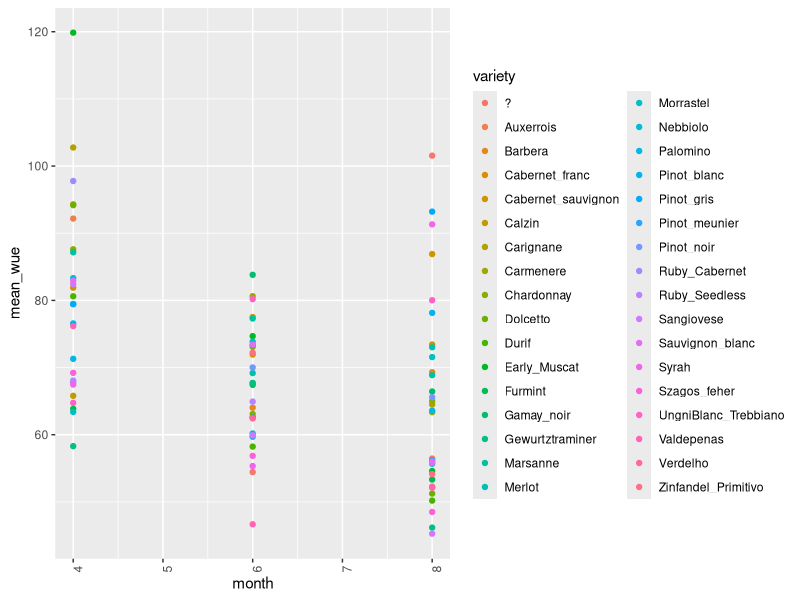
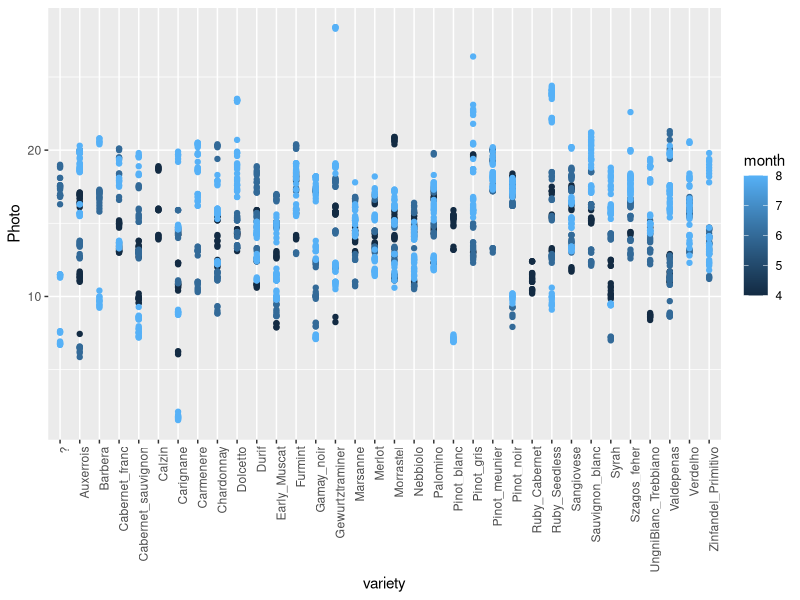
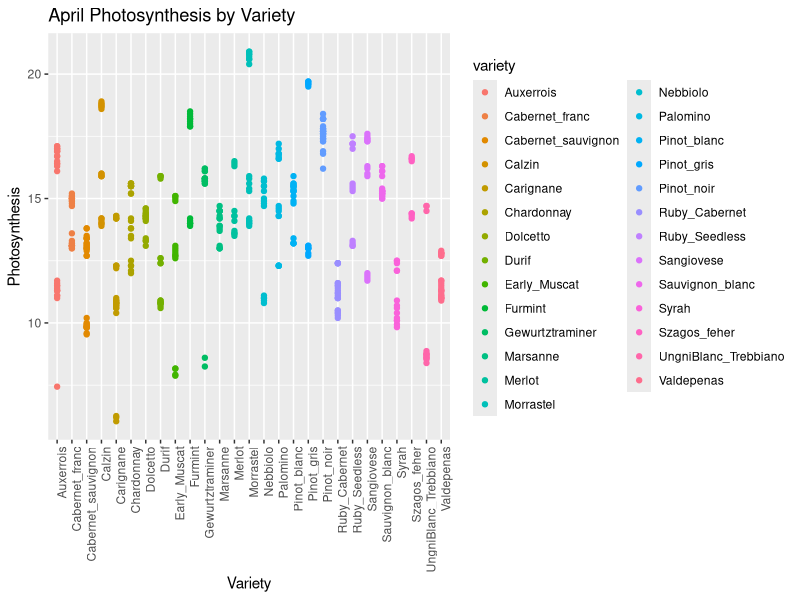
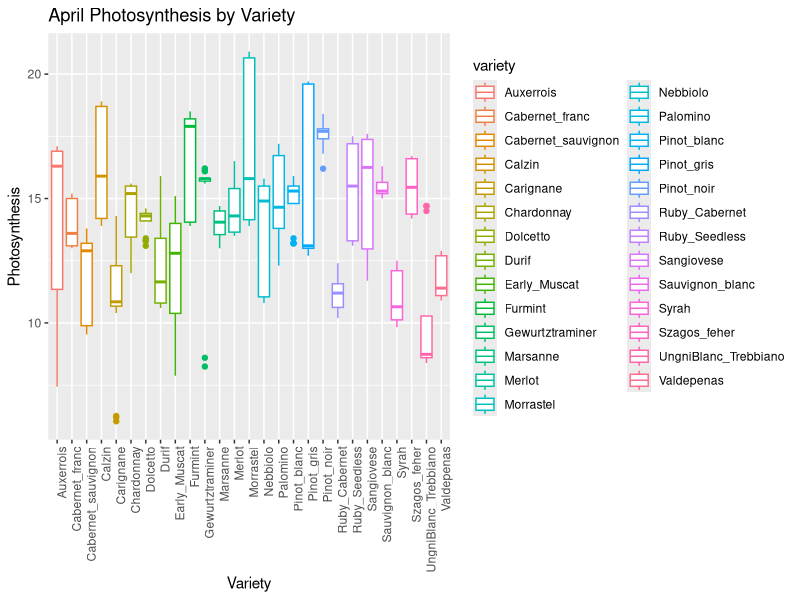
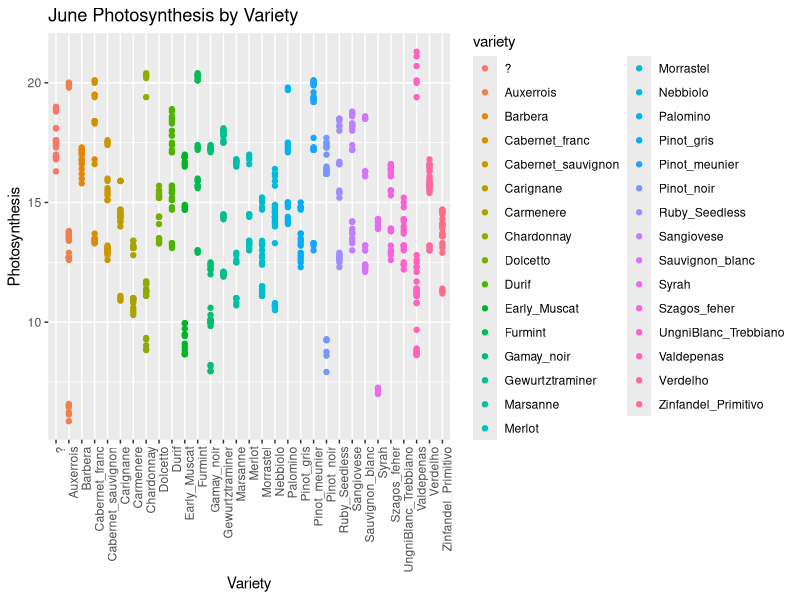
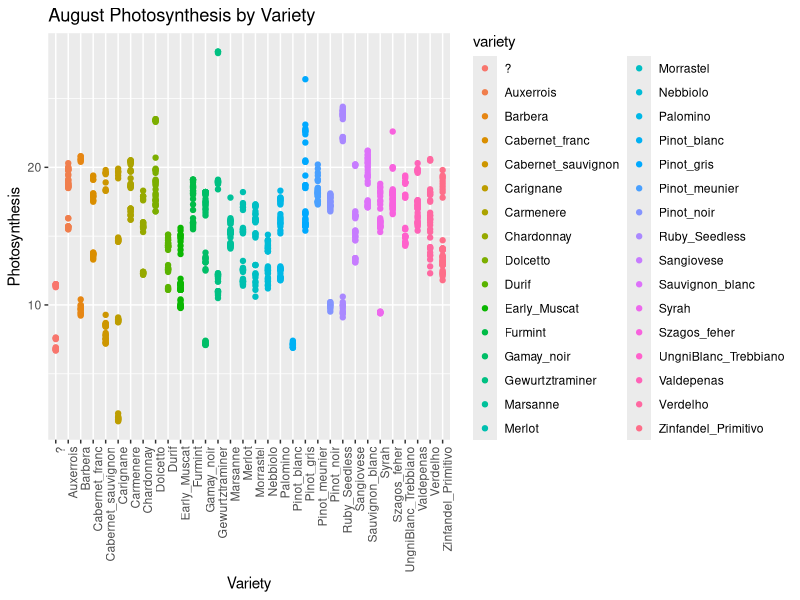
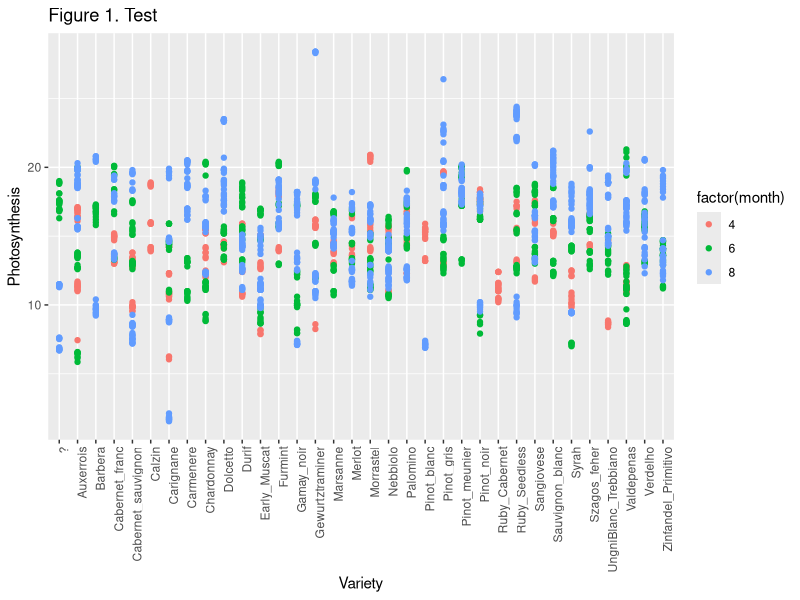
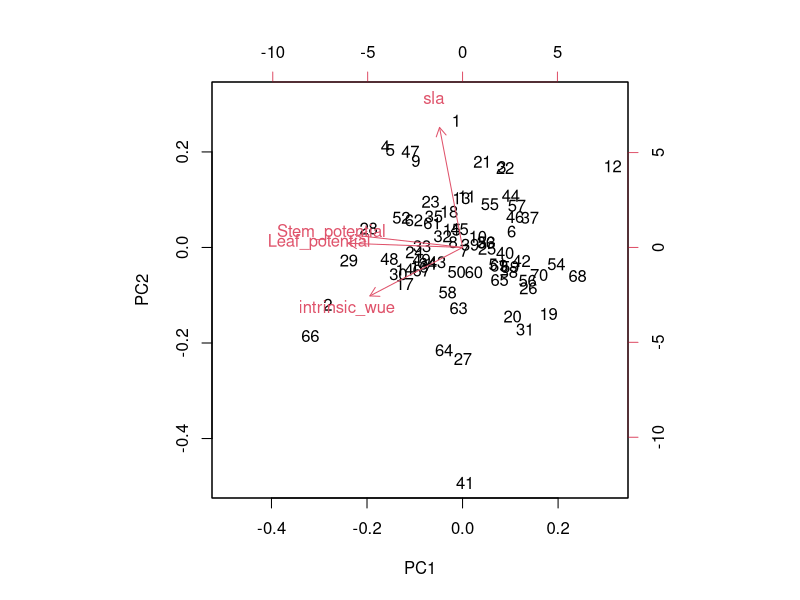

Source code (R) for these figures, in order:
#PCA with licor and water use efficiency data
###EJF notes to do: add in stomtal traits to data and check for April data; look at relationships between leaf potential and stomatal conductance -- look for isohydric and anisohydric symdromes; double check some of trait values -- SLA is weird sometimes, not always issue with numeric conversion


library(tidyverse)
library(ggplot2)
library(dplyr)

april_licor <- read_csv("data/april_licor.csv")
june_licor <-read_csv("data/june_licor.csv")
august_licor <- read_csv("data/august_licor.csv")
water_use_april <- read_csv("data/WUE_monitor_vars_RMI_April2015.csv")
water_use_june <- read_csv("data/WUE_monitor_vars_RMI_June2015.csv")
water_use_august <- read.csv("data/August2015_RMI_data_wue.csv")
vitis_mean <- read_csv("data/viniferaTraitMeans/Vitis_mean.csv")
vitis_trait <- read_csv("data/viniferaTraitMeans/Vitis_trait_data.csv")
vitis_var_means <- read_csv("data/viniferaTraitMeans/Vitis_var_means.csv")

# merging data ------------------------------------------------------------
#rename columns lower case
colnames(august_licor)[1:5]<- tolower(colnames(august_licor)[1:5])
colnames(april_licor)
colnames(august_licor)
colnames(june_licor)

#change column names before merge

april_licor <- april_licor[which(april_licor$Obs%in%3:16),]

august_licor<- august_licor %>% 
  select(-id) %>% 
  filter(Obs %in% 3:16)

june_licor<- june_licor %>% 
  #rename(id = `ï..ID`) %>% 
  select(-ID) %>% 
  filter(Obs %in% 3:16)


june_licor$row_plant <- gsub(pattern = "-", replacement = ".",june_licor$row_plant)
august_licor$row_plant <- as.character(august_licor$row_plant)

licor_2015 <- bind_rows(april_licor, june_licor, august_licor) %>% 
  as.data.frame()
  
licor_2015_wue <- licor_2015 %>% 
  mutate(wue = (Photo/Cond))

head(licor_2015_wue)

variety_traits <- licor_2015_wue %>%
  group_by(variety, month) %>%
  summarize(mean_photo = mean(Photo, na.rm = TRUE), mean_wue = mean(wue, na.rm = TRUE))
  

# plotting data with ggplot2 ----------------------------------------------
ggplot()+geom_point(data=variety_traits, aes(x=month, y = mean_wue, color = variety))+
  theme(axis.text.x = element_text(angle = 90, hjust = 1))

ggplot() + geom_point(data = licor_2015, aes(x=variety, y=Photo, color=month))+
  theme(axis.text.x = element_text(angle = 90, hjust = 1))

#simple plots of photosynthesis by variety

ggplot() + geom_point (data = april_licor, aes(x=variety, y=(Photo), color=variety))+
  theme(axis.text.x = element_text(angle = 90, hjust = 1))+
  xlab("Variety") +
  ylab("Photosynthesis") +
  ggtitle("April Photosynthesis by Variety")

ggplot() + geom_boxplot(data = april_licor, aes(x=variety, y=(Photo), color=variety))+
  theme(axis.text.x = element_text(angle = 90, hjust = 1))+
  xlab("Variety") +
  ylab("Photosynthesis") +
  ggtitle("April Photosynthesis by Variety")


ggplot() + geom_point (data = june_licor, aes(x=variety, y=(Photo), color=variety)) +
  theme(axis.text.x = element_text(angle = 90, hjust = 1))+
  xlab("Variety") +
  ylab("Photosynthesis") +
  ggtitle("June Photosynthesis by Variety")

ggplot() + geom_point (data = august_licor, aes(x=variety, y=(Photo), color=variety))+
  theme(axis.text.x = element_text(angle = 90, hjust = 1))+
  xlab("Variety") +
  ylab("Photosynthesis") +
  ggtitle("August Photosynthesis by Variety")

licor_2015 %>% 
  ggplot() +
  geom_point(aes(x=variety, y=Photo, color=factor(month)))+
  theme(axis.text.x = element_text(angle = 90, hjust = 1))+
  xlab("Variety") +
  ylab("Photosynthesis") +
  ggtitle("Figure 1. Test")

#ggplot() + geom_point (data = wue, aes(x=VARIETY, y=(Leaf_potential), color=VARIETY))

###EJF - double check numeric conversions, weird things happening with data - check why it is reading in as non-numeric
#MEC I think it reads in as character because some of the data is num,num and num/note because there were 2 observations in one box
#I can average these boxes and re run to see if it comes in as numeric, because otherwise it shows up as NA later and we lose these points
#averaging the boxes worked, data comes in as numeric 

#water use efficiency plots 


#add varieties to August  
water_use_variety <- water_use_april %>% 
  mutate(row_plant = (paste(ROW, PLANT, sep="_"))) %>% 
  select(VARIETY, row_plant) %>% 
  filter(!VARIETY == "")

water_use_august_mutate <- water_use_august %>% 
  select(ROW, PLANT, Leaf_potential, Stem_potential) %>% 
  mutate(row_plant = (paste(ROW, PLANT, sep= "_"))) 

wue_august <- full_join(water_use_august_mutate, water_use_variety, by = "row_plant") %>% 
  filter(!Leaf_potential == "NA") %>% 
  filter(!Stem_potential == "NA")

#..... June

water_use_june_mutate <- water_use_june %>% 
  select(ROW, PLANT, Leaf_potential, Stem_potential) %>% 
  mutate(row_plant = (paste(ROW, PLANT, sep= "_"))) 

wue_june <- full_join(water_use_june_mutate, water_use_variety, by = "row_plant") %>% 
  filter(!Leaf_potential == "NA") %>% 
  filter(!Stem_potential == "NA")


#water use for April is fine does not need a join with variety

water_use_apr <- water_use_april %>%
  filter(!Leaf_potential=="1") %>% 
  filter(!Leaf_area1=="1") %>% 
  filter(!leaf_weight1_mg =="1") %>% 
  mutate(sla = leaf_weight1_mg/Leaf_area1) %>% 
  mutate(intrinsic_wue = A/g) %>% 
  select(VARIETY, Leaf_potential, Stem_potential, intrinsic_wue, sla) %>% 
  filter(!VARIETY == "") %>% 
  filter(!intrinsic_wue == "NA")
  
  #summarize(mean_sla = mean(sla), mean_leaf_potential = mean(Leaf_potential),
            #mean_stem_potential = mean(Stem_potential), mean_wue = mean(intrinsic_wue))

# PCA ---------------------------------------------------------------------
#April 
pca.1 <- prcomp(water_use_apr[,2:5], scale = T)
biplot(pca.1)
summary(pca.1)

plot(pca.1)

#June has weight but no area, only stem and leaf potential
pca.2 <- prcomp(wue_june[,3:4], scale = T)
biplot(pca.2)
summary(pca.2)

plot(pca.2)


#August only has stem and leaf potential, still do PCA?

pca.3 <- prcomp(wue_august[,3:4], scale = T)
biplot(pca.3)
summary(pca.3)

plot(pca.3)

 
# preliminary plots

ggplot(water_use_apr, aes(x = intrinsic_wue, y = sla, color = VARIETY)) +
  geom_point()

ggplot(licor_2015, aes(x = variety, y = Photo, color = variety ))+
  geom_point()+
  facet_wrap("month")+
  theme(axis.text.x = element_text(angle = 90, hjust = 1))

ggplot(wue_august, aes(x = Leaf_potential, y = Stem_potential, color = VARIETY))+
  geom_point()+
  theme(axis.text.x = element_text(angle = 90, hjust = 1))


# climate data ------------------------------------------------------------

#will use other climate data later on 

climate <- read.csv("data/2013_15TminTmax_RMI.csv")
library(lubridate)
paste(climate$year, climate$month, climate$day, sep = "-")


